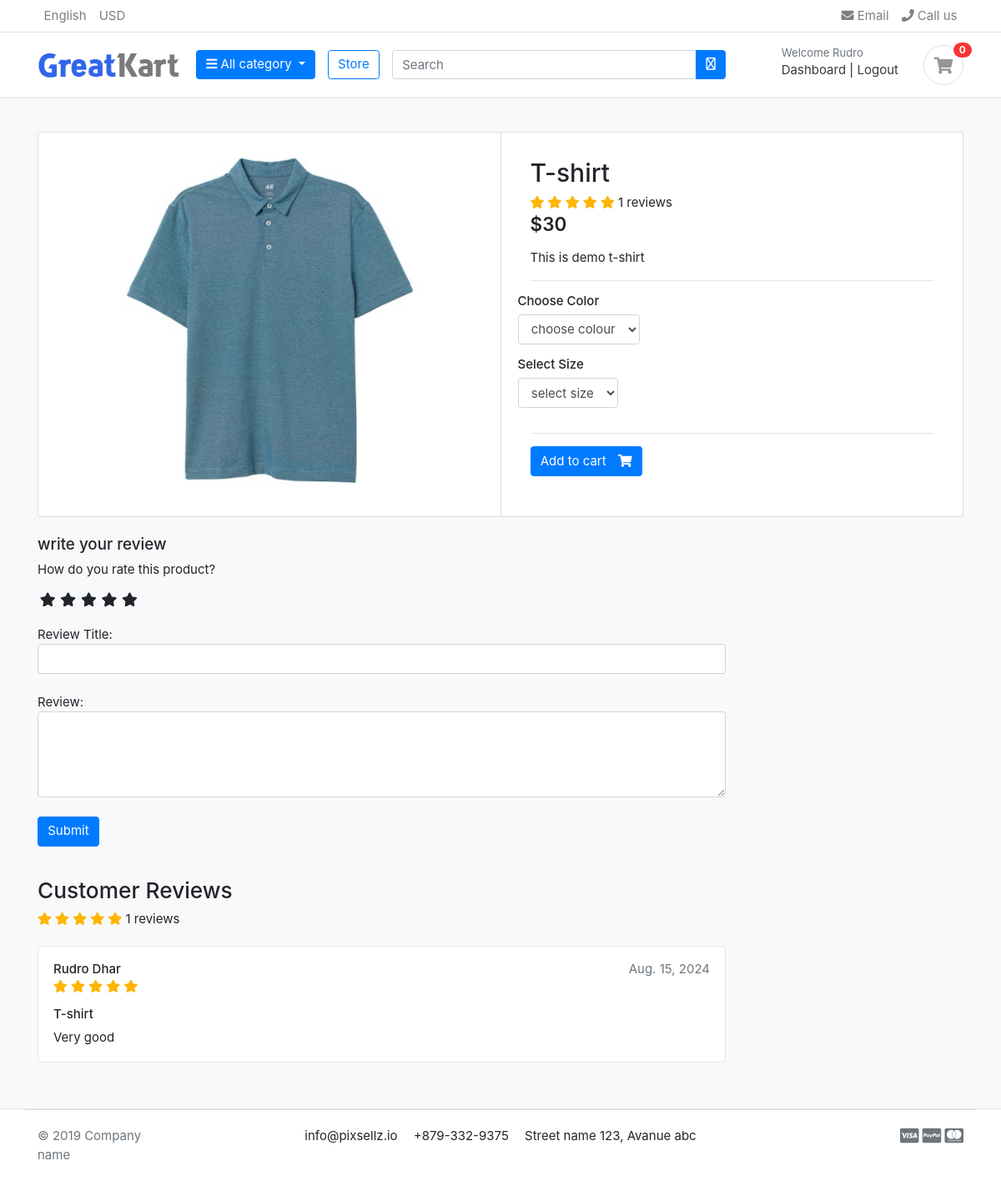
The page /store/category/t-shirt/t-shirt/ (signed in) on the database as committed earlier.
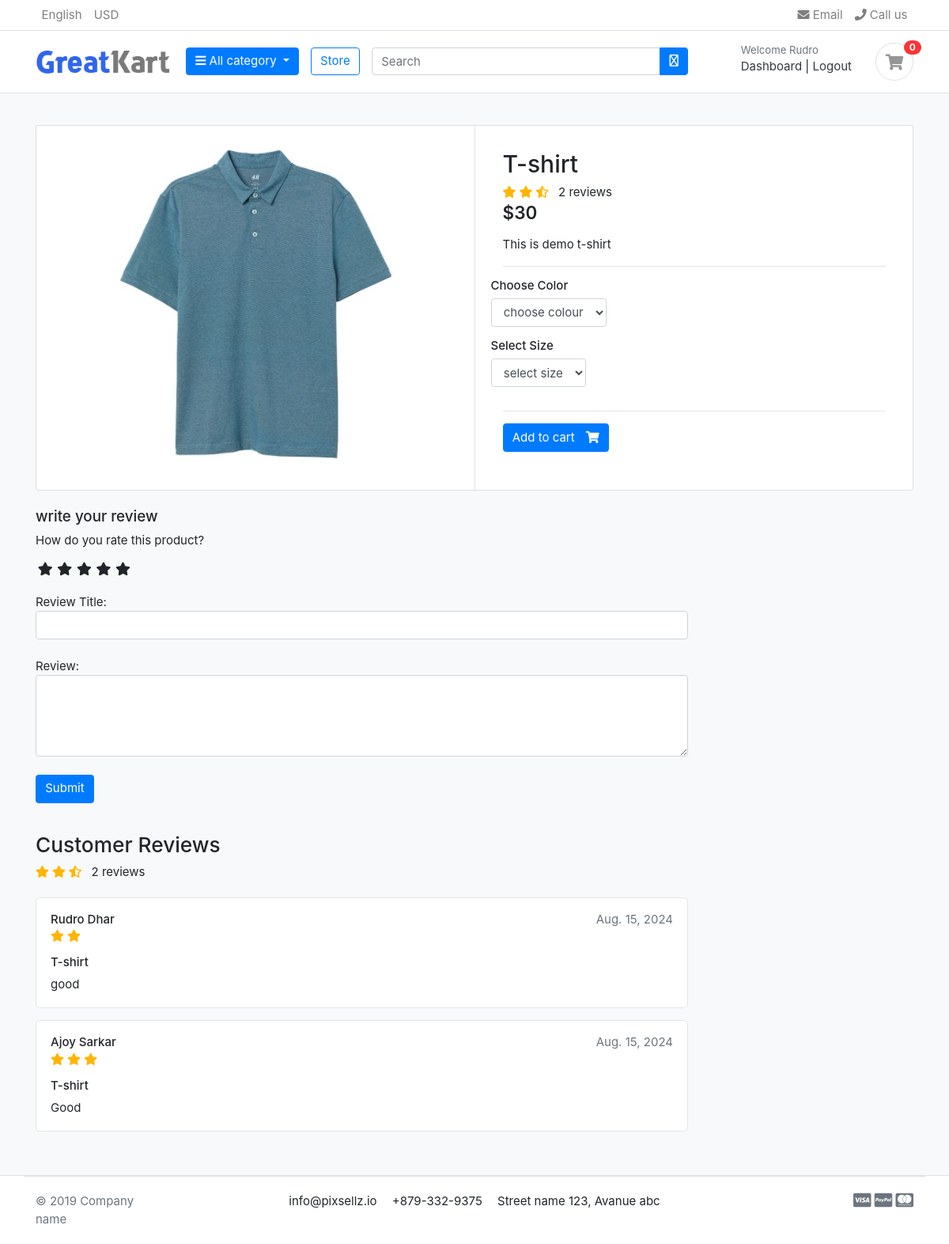
The same page on the database as committed later.
### store/models.py (models this page shows, shortened)
class Product(models.Model):
    product_name = models.CharField(max_length=200, unique=True)
    slug = models.SlugField(max_length=200, unique=True)
    description = models.TextField(max_length=500, blank=True)
    price = models.IntegerField()
    image = models.ImageField(upload_to='photos/product')
    stock = models.IntegerField()
    is_avilable = models.BooleanField(default=True)
    category = models.ForeignKey(Category, on_delete=models.CASCADE)
    created_date = models.DateTimeField(auto_now_add= True)
    modified_date = models.DateTimeField(auto_now=True)
    def averageReview(self):
        reviews = ReviewRating.objects.filter(product=self, status=True).aggregate(average=Avg('rating'))
        avg = 0
        if reviews ['average'] is not None:
            avg = float(reviews['average'])
        return avg
    def countReview(self):
        reviews = ReviewRating.objects.filter(product=self, status=True).aggregate(count=Count('id'))
        count = 0
        if reviews ['count'] is not None:
            count = int(reviews['count'])
        return count

class ReviewRating(models.Model):
    product = models.ForeignKey(Product, on_delete=models.CASCADE)
    user = models.ForeignKey(Account, on_delete=models.CASCADE)
    subject = models.CharField(max_length=100, blank=True)
    review = models.TextField(max_length=500, blank=True)
    rating = models.FloatField()
    ip = models.CharField(max_length=20, blank=True)
    status = models.BooleanField(default=True)
    created_at = models.DateTimeField(auto_now_add=True)
    updated_at = models.DateField(auto_now_add=True)

### account/models.py (models this page shows, shortened)
class Account(AbstractBaseUser):
    first_name = models.CharField(max_length=50)
    last_name = models.CharField(max_length=50)
    username = models.CharField(max_length=20,unique= True)
    email = models.EmailField(max_length=100,unique=True)
    phone_number = models.CharField(max_length=100)
    date_join = models.DateTimeField(auto_now_add=True)
    last_login = models.DateTimeField(auto_now_add=True)
    is_admin = models.BooleanField(default=False)
    is_staff = models.BooleanField(default=False)
    is_active = models.BooleanField(default=False)
    is_superadmin = models.BooleanField(default= False)
    USERNAME_FIELD = 'email'
    REQUIRED_FIELDS = ['username','first_name','last_name',]
    objects = MyAccountManager()
    def full_name(self):
        return f'{self.first_name} {self.last_name}'

### store/views.py (the view)
# urls.py: path('category/<slug:category_slug>/<slug:product_slug>/', views.product_detail, name='product_detail'),
def product_detail(request,category_slug,product_slug):
    try:
        single_product = Product.objects.get(category__slug = category_slug,slug=product_slug)
        in_cart = CartItem.objects.filter(cart__cart_id = _cart_id(request),product=single_product).exists()
    except Exception as e:
        raise e
    if request.user.is_authenticated:
        try:
            orderproduct = OrderProduct.objects.filter(user=request.user, product_id = single_product.id).exists()
        except OrderProduct.DoesNotExist:
            orderproduct = None
        reviews = ReviewRating.objects.filter(product_id=single_product.id, status = True)
        context = {
            'single_product' : single_product,
            'in_cart'   : in_cart,
            'orderproduct' : orderproduct,
            'reviews' : reviews,
        }
    return render(request,'store/product_detail.html', context)

### carts/context_processors.py (called while the page is built)
def counter(request):
    cart_count = 0
    if 'admin' in request.path:
        return()
    else:
        try:
            cart = Cart.objects.filter(cart_id = _cart_id(request))
            if request.user.is_authenticated:
                cart_items = CartItem.objects.filter(user=request.user)
            else:
                cart_items = CartItem.objects.filter(cart=cart[:1])
            for cart_item in cart_items:
                cart_count += cart_item.quantity
        except Cart.DoesNotExist:
            cart_count = 0
    return dict(cart_count=cart_count)

### carts/views.py (called while the page is built)
def _cart_id(request):
    cart = request.session.session_key
    if not cart:
        cart = request.session.create()
    return cart

### category/context_processors.py (called while the page is built)
def menu_links(request):
    links = Category.objects.all()
    return dict(links=links)

### category/models.py (called while the page is built)
    def get_url(self):
        return reverse('products_by_category', args=[self.slug])

### store/models.py (called while the page is built)
    def colours(self):
        return super(VariationManager, self).filter(variation_category='colour', is_active = True)

    def sizes(self):
        return super(VariationManager, self).filter(variation_category='size', is_active = True)

### templates/store/product_detail.html (shortened to what the changed rows need)
{% extends "base.html" %}
{% block content %}
{% load static %}
<section class="section-content padding-y bg">
    <div class="container">
    <div class="card">
        <div class="row no-gutters">
            <aside class="col-md-6">
    <article class="gallery-wrap">
        <div class="img-big-wrap">
           <a href="#"><img src="{{single_product.image.url}}"></a>
        </div>
    </article>
            </aside>
            <main class="col-md-6 border-left">
  <form action="{% url 'add_cart' single_product.id %}" method = 'POST'>
    <article class="content-body">
    <h2 class="title">{{single_product.product_name}}</h2>
    <div class="rating-star">
        <span>
            <i class="fas fa-star{% if single_product.averageReview < 0.5 %}-alt{% elif single_product.averageReview >= 0.5 and single_product.averageReview < 1 %}-half-alt {% endif %}"></i>
            <i class="fas fa-star{% if single_product.averageReview < 1.5 %}-alt{% elif single_product.averageReview >= 1.5 and single_product.averageReview < 2 %}-half-alt {% endif %}"></i>
            <i class="fas fa-star{% if single_product.averageReview < 2.5 %}-alt{% elif single_product.averageReview >= 2.5 and single_product.averageReview < 3 %}-half-alt {% endif %}"></i>
            <i class="fas fa-star{% if single_product.averageReview < 3.5 %}-alt{% elif single_product.averageReview >= 3.5 and single_product.averageReview < 4 %}-half-alt {% endif %}"></i>
            <i class="fas fa-star{% if single_product.averageReview < 4.5 %}-alt{% elif single_product.averageReview >= 4.5 and single_product.averageReview < 5 %}-half-alt {% endif %}"></i>
        </span><span>{{single_product.countReview}} reviews</span>
    </div>
    <div class="mb-3">
        <var class="price h4">${{single_product.price}}</var>
    </div>
    <p>{{single_product.description}}</p>
    <hr>
        <div class="row">
            <div class="item-option-select">
            </div>
        </div>
        <div class="row">
            <div class="item-option-select">
            </div>
        </div>
        <hr>
        {% if single_product.stock <= 0 %}
          <h5 class="text-danger">Out of stock</h5>
        {% else %}
          {% if in_cart %}
          <button type='submit' class="btn  btn-primary"> <span class="text">Add to cart</span> <i class="fas fa-shopping-cart"></i></button>
          <a href="{% url "cart" %}" class="btn  btn-outline-primary"> <span class="text">View Cart</span> <i class="fas fa-eye"></i></a>
          {% else %}
            <button type='submit' class="btn  btn-primary"> <span class="text">Add to cart</span> <i class="fas fa-shopping-cart"></i></button>
          {% endif %}
        {% endif %}
    </article>
  </form>
            </main>
        </div>
    </div>
    <br>
    <div class="row">
                <div class="col-md-9">
        <br>
        <header class="section-heading">
            <div class="rating-star">
                <span>
                    <i class="fas fa-star{% if single_product.averageReview < 0.5 %}-alt{% elif single_product.averageReview >= 0.5 and single_product.averageReview < 1 %}-half-alt {% endif %}"></i>
                    <i class="fas fa-star{% if single_product.averageReview < 1.5 %}-alt{% elif single_product.averageReview >= 1.5 and single_product.averageReview < 2 %}-half-alt {% endif %}"></i>
                    <i class="fas fa-star{% if single_product.averageReview < 2.5 %}-alt{% elif single_product.averageReview >= 2.5 and single_product.averageReview < 3 %}-half-alt {% endif %}"></i>
                    <i class="fas fa-star{% if single_product.averageReview < 3.5 %}-alt{% elif single_product.averageReview >= 3.5 and single_product.averageReview < 4 %}-half-alt {% endif %}"></i>
                    <i class="fas fa-star{% if single_product.averageReview < 4.5 %}-alt{% elif single_product.averageReview >= 4.5 and single_product.averageReview < 5 %}-half-alt {% endif %}"></i>
                    <span>{{single_product.countReview}} reviews</span>
                </span>
            </div>
        </header>
        {% for review in reviews  %}
            <article class="box mb-3">
                <div class="icontext w-100">
                    <div class="text">
                        <span class="date text-muted float-md-right">{{review.updated_at}}</span>
                        <h6 class="mb-1">{{review.user.full_name}}</h6>
                        <div class="rating-star">
                            <span>
                                <i class="fas fa-star{% if review.rating == 0.5 %}-half-alt{% elif review.rating < 1 %}-alt {% endif %}"></i>
                                <i class="fas fa-star{% if review.rating == 1.5 %}-half-alt{% elif review.rating < 2 %}-alt {% endif %}"></i>
                                <i class="fas fa-star{% if review.rating == 2.5 %}-half-alt{% elif review.rating < 3 %}-alt {% endif %}"></i>
                                <i class="fas fa-star{% if review.rating == 3.5 %}-half-alt{% elif review.rating < 4 %}-alt {% endif %}"></i>
                                <i class="fas fa-star{% if review.rating == 4.5 %}-half-alt{% elif review.rating < 5 %}-alt {% endif %}"></i>
                            </span>
                        </div>
                    </div>
                </div>
                <div class="mt-3">
                    <h6>{{review.subject}}</h6>
                    <p>
                        {{review.review}}
                    </p>
                </div>
            </article>
        {% endfor %}
        </div>
    </div>
    </div>
    </section>
{% endblock content %}

Rows that differ between the two databases and show on the page:
removed ReviewRating: updated_at "Aug. 15, 2024", user.full_name "Rudro Dhar", rating 5 (drawn), subject "T-shirt", review "Very good"
computed for Product "T-shirt": countReview "1" → "2"
added ReviewRating: updated_at "Aug. 15, 2024", user.full_name "Rudro Dhar", rating 2 (drawn), subject "T-shirt", review "good"
added ReviewRating: updated_at "Aug. 15, 2024", user.full_name "Ajoy Sarkar", rating 3 (drawn), subject "T-shirt", review "Good"
